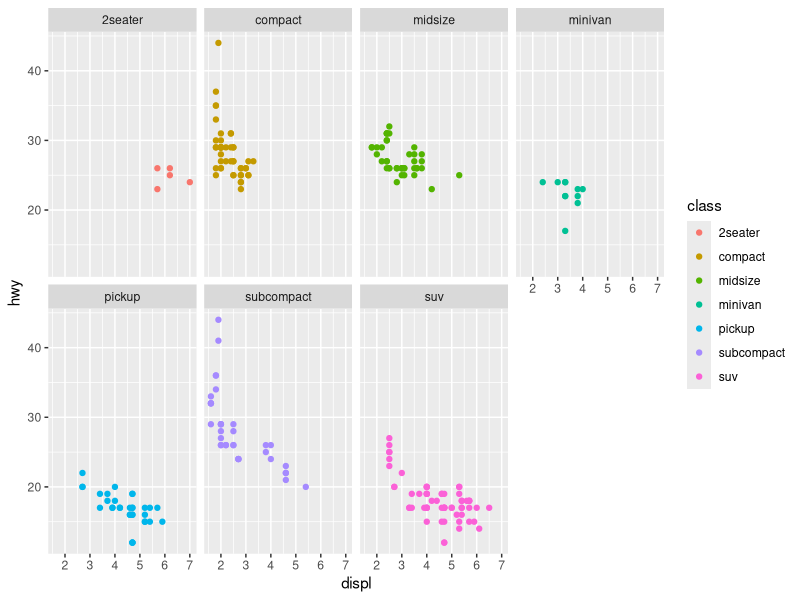
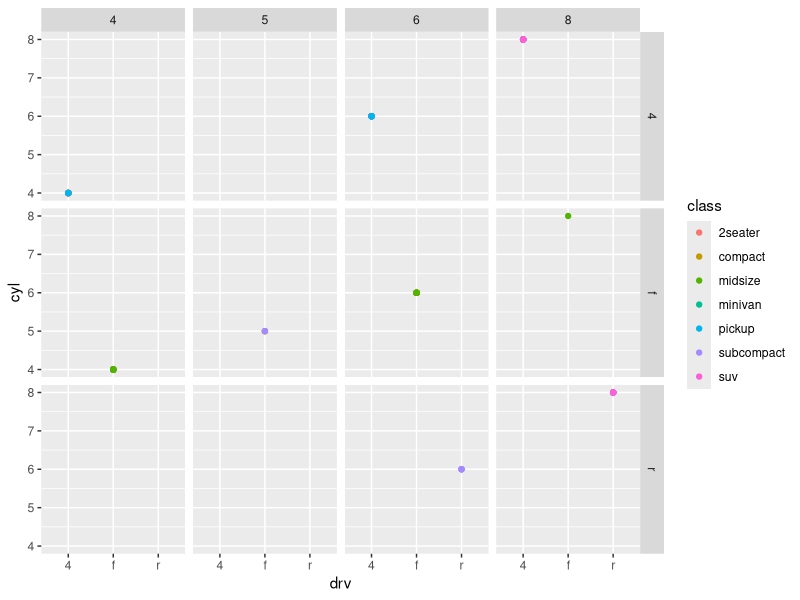
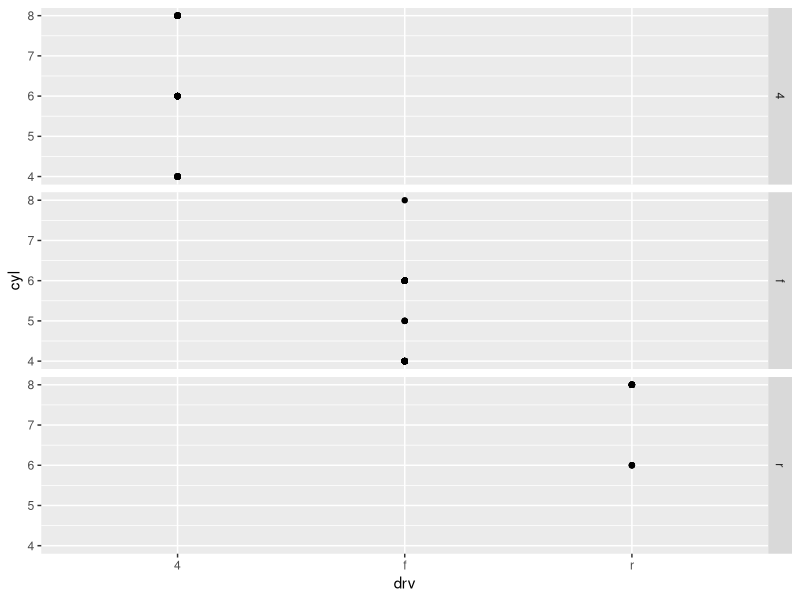
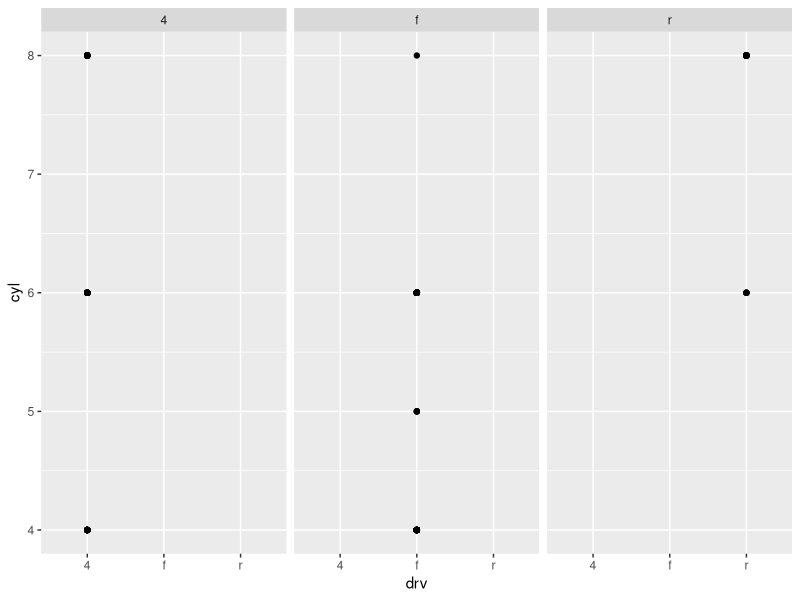
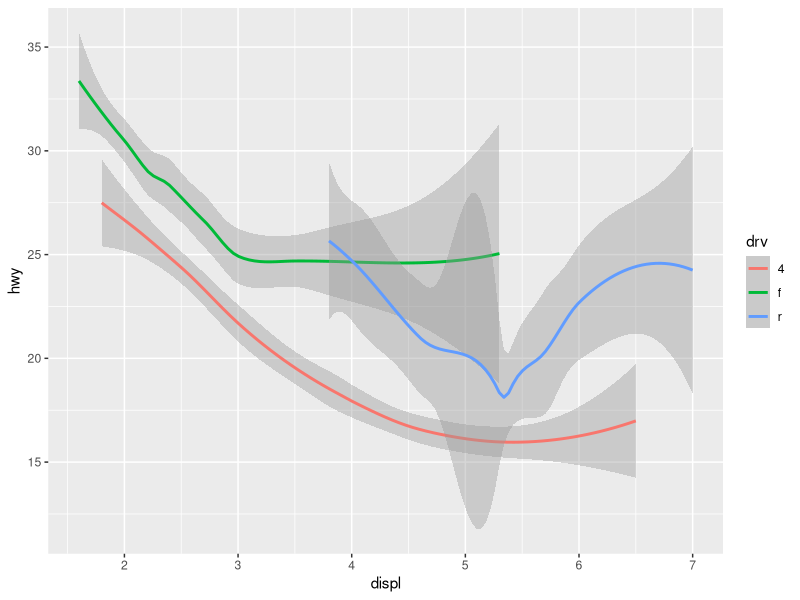

The R source for these figures, in order:
library(tidyverse)
data(mpg) #Importamos los datos MPG, que estan incluidos en la bibiloteca tidyverse
mpg
help(mpg)
ggplot(data = mpg) + #Pedimos que prepare una hoja en blanco para hacer un grafico
  geom_point(mapping = aes (x= displ, y = hwy, color = class)) + #Graficamos la relacion entre las variables displ y hwy. Ademas pedimos que cada punto lo pinte en funcion de la clase del coche (variable class)
  facet_wrap(~ class, nrow = 2) #Pedimos que lo separe por clases en distintos graficos

ggplot(data = mpg) +
  geom_point(mapping = aes (x = drv, y = cyl, color = class))+
  facet_grid(drv~cyl) #En este caso vemos la comparacion de las variables drv y cyl clasificando por colores segun class

ggplot(data = mpg) +
  geom_point(mapping = aes (x = drv, y = cyl))+
  facet_grid(drv~.) #Clasificamos la cilindrada segun la traccion

ggplot(data = mpg) +
  geom_point(mapping = aes (x = drv, y = cyl))+
  facet_grid(.~drv) #Igual que la anterior pero cambiando las filas por las columnas

ggplot(data = mpg) + 
  geom_smooth(mapping = aes(x = displ, y = hwy, color = drv)) #Vemos la tendencia con sus desviaciones por colores segun la traccion

